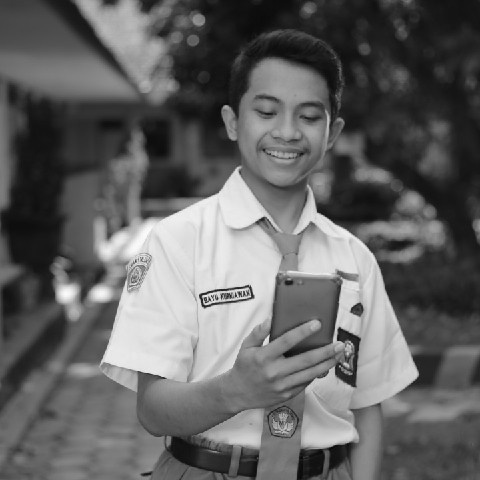
#> input picture 3. Pengolahan Data Citra/bayu1.jpg, 480 x 480 px, found by its file name
$ jupyter execute code_1.ipynb
#> lines starting #> are read from the running program, lines starting #| are printed output that depends on the picture
[cell 1]
import cv2
import numpy as np
img = cv2.imread("C:/Users/bayuk/OneDrive/Documents/AI/pens/smtr2/Pemrosesan Data/3/bayu1.jpg")
#> img is the input picture: shape (480, 480, 3); min 6, max 254, mean 99
cv2.imshow('bayu', img)
cv2.waitKey()
cv2.imshow('bayu0', img[:,:,0])
cv2.waitKey()
cv2.imshow('bayu1', img[:,:,1])
cv2.waitKey()
cv2.imshow('bayu2', img[:,:,2])
cv2.waitKey()
cv2.destroyAllWindows()
np.savetxt("C:/Users/bayuk/OneDrive/Documents/AI/pens/smtr2/Pemrosesan Data/3/bayu.csv", img.reshape((3, -1)), delimiter=',')

[cell 2]
print('bayu', img)
#> (printed output is left out)
cv2.waitKey()
print('bayu0', img[:,:,0])
#> (printed output is left out)
cv2.waitKey()
print('bayu1', img[:,:,1])
#> (printed output is left out)
cv2.waitKey()
print('bayu2', img[:,:,2])
#> (printed output is left out)
cv2.waitKey()

[cell 3]
print(img.shape)
#| (480, 480, 3)
print(img.size)
#| 691200
print(img.dtype)
#| uint8

[cell 4]
# Band blue, green dan red masng-masing disimpan pada variabel b,g,r
b, g, r = cv2.split(img)
print(b)
#> (printed output is left out)
print(g)
#> (printed output is left out)
print(r)
#> (printed output is left out)

[cell 5]
img=cv2.imread("C:/Users/bayuk/OneDrive/Documents/AI/pens/smtr2/Pemrosesan Data/3/bayu1.jpg")
imageGray = cv2.cvtColor(img, cv2.COLOR_BGR2GRAY)
cv2.imshow("bayu",imageGray)
cv2.waitKey()

[cell 6]
img=cv2.imread("C:/Users/bayuk/OneDrive/Documents/AI/pens/smtr2/Pemrosesan Data/3/bayu1.jpg")
resize = cv2.resize(img, (200, 200)) # Resize image to 200x200 pixel
cv2.imshow("bayu", resize)
cv2.waitKey(0)
cv2.destroyAllWindows()

[cell 7]
img=cv2.imread("C:/Users/bayuk/OneDrive/Documents/AI/pens/smtr2/Pemrosesan Data/3/bayu1.jpg")
resize = cv2.resize(img, (int(img.shape[0]*2), int(img.shape[1]*2)))
#> resize: shape (960, 960, 3)
# mengubah ukuran citra menajadi 2x ukuran citra asli
cv2.imshow("bayu", resize)
cv2.waitKey(0)
cv2.destroyAllWindows()

[cell 8]
img=cv2.imread("C:/Users/bayuk/OneDrive/Documents/AI/pens/smtr2/Pemrosesan Data/3/bayu1.jpg")
#menyompan hasil modifikasi citra
resize = cv2.resize(img, (int(img.shape[0]*2), int(img.shape[1]*2)))
# mengubah ukuran citra menajadi 2x ukuran citra asli
cv2.imshow("bayu resize", resize)
cv2.imwrite("bayu_resize.jpg", resize)
 # menyimpan citra baru yang sudah diperbesar 2x
cv2.waitKey(0)
cv2.destroyAllWindows()

[cell 9]
import cv2
img=cv2.imread("C:/Users/bayuk/OneDrive/Documents/AI/pens/smtr2/Pemrosesan Data/3/bayu1.jpg")
cv2.imshow('Hasil Inversi',img)
hasil = 255-img
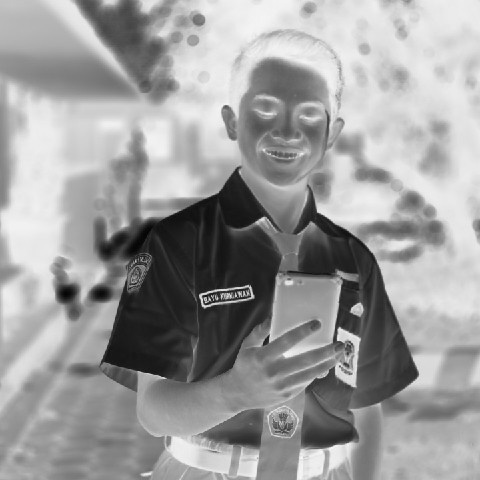
#> hasil: shape (480, 480, 3); min 1, max 249, mean 156
cv2.imshow('Hasil Inversi',hasil)
cv2.waitKey(0)
cv2.destroyAllWindows()

[cell 10]
# memanggil library yang dibutuhkan
import cv2
import numpy as np
from matplotlib import pyplot as plt
img=cv2.imread("C:/Users/bayuk/OneDrive/Documents/AI/pens/smtr2/Pemrosesan Data/3/bayu1.jpg")
color = ('b','g','r')
for i,col in enumerate(color):
      histr = cv2.calcHist([img],[i],None,[256],[0,256])
      plt.plot(histr,color = col)
      plt.xlim([0,256])
plt.show()
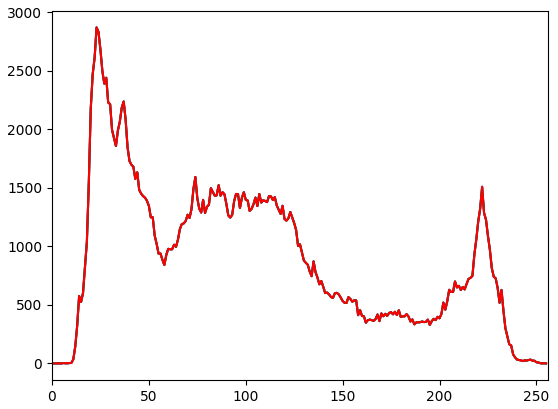
#> figure drawn by matplotlib, 1 panel; curve peaks at x = 23, y = 2871; curve peaks at x = 23, y = 2871; curve peaks at x = 23, y = 2871

[cell 11]
import cv2
import numpy as np
from matplotlib import pyplot as plt
img = cv2.imread("C:/Users/bayuk/OneDrive/Documents/AI/pens/smtr2/Pemrosesan Data/3/bayu1.jpg")
hist,bins =np.histogram(img.flatten(),256,[0,256])
#> hist = 256 values, max 8613 at index 23, min 0 at index 0, mean 2700; bins = 257 values from 0 to 256
cdf = hist.cumsum()
#> cdf = 256 values from 0 to 691200
cdf_normalized = cdf * hist.max()/cdf.max()
#> cdf_normalized = 256 values from 0 to 8613
plt.plot(cdf_normalized, color ='b')
plt.hist(img.flatten(),256,[0,256],color = 'r')
plt.xlim([0,256])
plt.legend(('cdf','histogram'), loc= 'upper left')
plt.show()
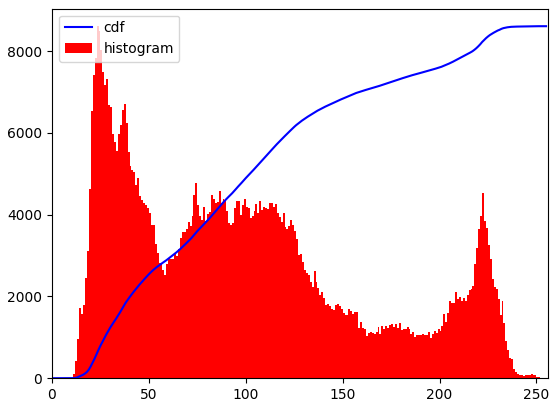
#> figure drawn by matplotlib, 1 panel; tallest bar 8613 high, from x = 23 to 24; curve peaks at x = 254, y = 8613
